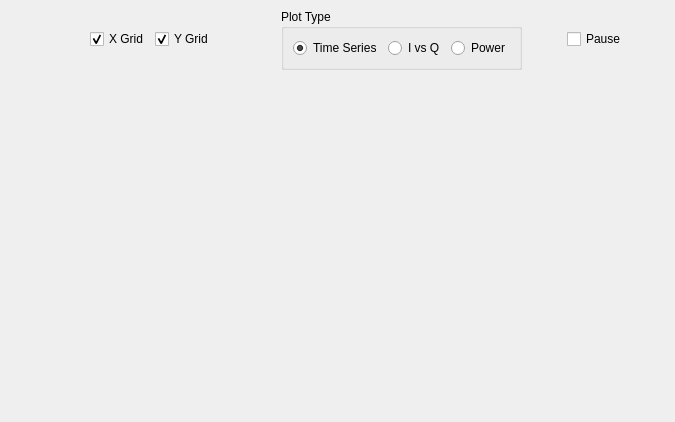
<ui version="4.0" >
 <class>ScopePlotTest</class>
 <widget class="QWidget" name="ScopePlotTest" >
  <property name="geometry" >
   <rect>
    <x>0</x>
    <y>0</y>
    <width>675</width>
    <height>422</height>
   </rect>
  </property>
  <property name="windowTitle" >
   <string>ScopePlotTest</string>
  </property>
  <layout class="QVBoxLayout" >
   <property name="margin" >
    <number>9</number>
   </property>
   <property name="spacing" >
    <number>6</number>
   </property>
   <item>
    <layout class="QHBoxLayout" >
     <property name="margin" >
      <number>0</number>
     </property>
     <property name="spacing" >
      <number>6</number>
     </property>
     <item>
      <spacer>
       <property name="orientation" >
        <enum>Qt::Horizontal</enum>
       </property>
       <property name="sizeType" >
        <enum>QSizePolicy::Expanding</enum>
       </property>
       <property name="sizeHint" >
        <size>
         <width>81</width>
         <height>41</height>
        </size>
       </property>
      </spacer>
     </item>
     <item>
      <widget class="QCheckBox" name="xGrid" >
       <property name="text" >
        <string>X Grid</string>
       </property>
       <property name="checked" >
        <bool>true</bool>
       </property>
      </widget>
     </item>
     <item>
      <widget class="QCheckBox" name="yGrid" >
       <property name="text" >
        <string>Y Grid</string>
       </property>
       <property name="checked" >
        <bool>true</bool>
       </property>
      </widget>
     </item>
     <item>
      <spacer>
       <property name="orientation" >
        <enum>Qt::Horizontal</enum>
       </property>
       <property name="sizeType" >
        <enum>QSizePolicy::Expanding</enum>
       </property>
       <property name="sizeHint" >
        <size>
         <width>61</width>
         <height>41</height>
        </size>
       </property>
      </spacer>
     </item>
     <item>
      <widget class="QGroupBox" name="buttonGroup" >
       <property name="title" >
        <string>Plot Type</string>
       </property>
       <property name="checkable" >
        <bool>false</bool>
       </property>
       <layout class="QHBoxLayout" >
        <property name="margin" >
         <number>9</number>
        </property>
        <property name="spacing" >
         <number>6</number>
        </property>
        <item>
         <widget class="QRadioButton" name="tsButton" >
          <property name="text" >
           <string>Time Series</string>
          </property>
          <property name="checked" >
           <bool>true</bool>
          </property>
         </widget>
        </item>
        <item>
         <widget class="QRadioButton" name="xyButton" >
          <property name="text" >
           <string>I vs Q</string>
          </property>
         </widget>
        </item>
        <item>
         <widget class="QRadioButton" name="specButton" >
          <property name="text" >
           <string>Power</string>
          </property>
         </widget>
        </item>
       </layout>
      </widget>
     </item>
     <item>
      <spacer>
       <property name="orientation" >
        <enum>Qt::Horizontal</enum>
       </property>
       <property name="sizeType" >
        <enum>QSizePolicy::Expanding</enum>
       </property>
       <property name="sizeHint" >
        <size>
         <width>18</width>
         <height>41</height>
        </size>
       </property>
      </spacer>
     </item>
     <item>
      <widget class="QCheckBox" name="pause" >
       <property name="text" >
        <string>Pause</string>
       </property>
      </widget>
     </item>
     <item>
      <spacer>
       <property name="orientation" >
        <enum>Qt::Horizontal</enum>
       </property>
       <property name="sizeType" >
        <enum>QSizePolicy::Expanding</enum>
       </property>
       <property name="sizeHint" >
        <size>
         <width>20</width>
         <height>41</height>
        </size>
       </property>
      </spacer>
     </item>
    </layout>
   </item>
   <item>
    <widget class="ScopePlot" name="_scopePlot" />
   </item>
  </layout>
 </widget>
 <customwidgets>
  <customwidget>
   <class>ScopePlot</class>
   <extends>QWidget</extends>
   <header>ScopePlot.h</header>
  </customwidget>
 </customwidgets>
 <resources/>
 <connections/>
</ui>
